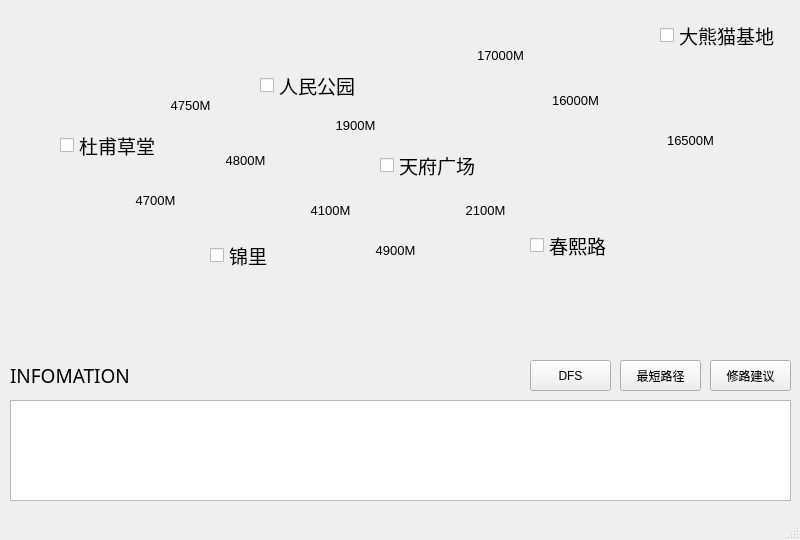
<?xml version="1.0" encoding="UTF-8"?>
<ui version="4.0">
 <class>MainWindow</class>
 <widget class="QMainWindow" name="MainWindow">
  <property name="geometry">
   <rect>
    <x>0</x>
    <y>0</y>
    <width>800</width>
    <height>540</height>
   </rect>
  </property>
  <property name="minimumSize">
   <size>
    <width>800</width>
    <height>540</height>
   </size>
  </property>
  <property name="maximumSize">
   <size>
    <width>800</width>
    <height>540</height>
   </size>
  </property>
  <property name="windowTitle">
   <string>成都景点地图</string>
  </property>
  <property name="layoutDirection">
   <enum>Qt::LeftToRight</enum>
  </property>
  <widget class="QWidget" name="centralwidget">
   <widget class="QTextBrowser" name="textBrowser">
    <property name="geometry">
     <rect>
      <x>10</x>
      <y>400</y>
      <width>781</width>
      <height>101</height>
     </rect>
    </property>
    <property name="minimumSize">
     <size>
      <width>0</width>
      <height>0</height>
     </size>
    </property>
   </widget>
   <widget class="QLabel" name="label">
    <property name="geometry">
     <rect>
      <x>10</x>
      <y>360</y>
      <width>121</width>
      <height>31</height>
     </rect>
    </property>
    <property name="font">
     <font>
      <family>Microsoft JhengHei</family>
      <pointsize>14</pointsize>
     </font>
    </property>
    <property name="text">
     <string>INFOMATION</string>
    </property>
   </widget>
   <widget class="QPushButton" name="DFS">
    <property name="geometry">
     <rect>
      <x>530</x>
      <y>360</y>
      <width>81</width>
      <height>31</height>
     </rect>
    </property>
    <property name="text">
     <string>DFS</string>
    </property>
    <property name="checkable">
     <bool>false</bool>
    </property>
   </widget>
   <widget class="QPushButton" name="ShortestRoad">
    <property name="geometry">
     <rect>
      <x>620</x>
      <y>360</y>
      <width>81</width>
      <height>31</height>
     </rect>
    </property>
    <property name="text">
     <string>最短路径</string>
    </property>
   </widget>
   <widget class="QPushButton" name="Suggestions">
    <property name="geometry">
     <rect>
      <x>710</x>
      <y>360</y>
      <width>81</width>
      <height>31</height>
     </rect>
    </property>
    <property name="text">
     <string>修路建议</string>
    </property>
   </widget>
   <widget class="QCheckBox" name="TianFuSquare">
    <property name="geometry">
     <rect>
      <x>380</x>
      <y>150</y>
      <width>101</width>
      <height>31</height>
     </rect>
    </property>
    <property name="font">
     <font>
      <family>华文中宋</family>
      <pointsize>14</pointsize>
     </font>
    </property>
    <property name="text">
     <string>天府广场</string>
    </property>
   </widget>
   <widget class="QCheckBox" name="PeoplePark">
    <property name="geometry">
     <rect>
      <x>260</x>
      <y>70</y>
      <width>101</width>
      <height>31</height>
     </rect>
    </property>
    <property name="font">
     <font>
      <family>华文中宋</family>
      <pointsize>14</pointsize>
     </font>
    </property>
    <property name="text">
     <string>人民公园</string>
    </property>
   </widget>
   <widget class="QCheckBox" name="JinLi">
    <property name="geometry">
     <rect>
      <x>210</x>
      <y>240</y>
      <width>71</width>
      <height>31</height>
     </rect>
    </property>
    <property name="font">
     <font>
      <family>华文中宋</family>
      <pointsize>14</pointsize>
     </font>
    </property>
    <property name="text">
     <string>锦里</string>
    </property>
   </widget>
   <widget class="QCheckBox" name="ChunXiRoad">
    <property name="geometry">
     <rect>
      <x>530</x>
      <y>230</y>
      <width>101</width>
      <height>31</height>
     </rect>
    </property>
    <property name="font">
     <font>
      <family>华文中宋</family>
      <pointsize>14</pointsize>
     </font>
    </property>
    <property name="text">
     <string>春熙路</string>
    </property>
   </widget>
   <widget class="QCheckBox" name="DuFuCaoTang">
    <property name="geometry">
     <rect>
      <x>60</x>
      <y>130</y>
      <width>101</width>
      <height>31</height>
     </rect>
    </property>
    <property name="font">
     <font>
      <family>华文中宋</family>
      <pointsize>14</pointsize>
     </font>
    </property>
    <property name="text">
     <string>杜甫草堂</string>
    </property>
   </widget>
   <widget class="QCheckBox" name="PandaBase">
    <property name="geometry">
     <rect>
      <x>660</x>
      <y>20</y>
      <width>131</width>
      <height>31</height>
     </rect>
    </property>
    <property name="font">
     <font>
      <family>华文中宋</family>
      <pointsize>14</pointsize>
     </font>
    </property>
    <property name="text">
     <string>大熊猫基地</string>
    </property>
   </widget>
   <widget class="QLabel" name="label_2">
    <property name="geometry">
     <rect>
      <x>120</x>
      <y>150</y>
      <width>251</width>
      <height>21</height>
     </rect>
    </property>
    <property name="font">
     <font>
      <family>Arial</family>
      <pointsize>10</pointsize>
     </font>
    </property>
    <property name="text">
     <string>4800M</string>
    </property>
    <property name="alignment">
     <set>Qt::AlignCenter</set>
    </property>
   </widget>
   <widget class="QLabel" name="label_4">
    <property name="geometry">
     <rect>
      <x>420</x>
      <y>50</y>
      <width>311</width>
      <height>101</height>
     </rect>
    </property>
    <property name="font">
     <font>
      <family>Arial</family>
      <pointsize>10</pointsize>
     </font>
    </property>
    <property name="text">
     <string>16000M</string>
    </property>
    <property name="alignment">
     <set>Qt::AlignCenter</set>
    </property>
   </widget>
   <widget class="QLabel" name="label_6">
    <property name="geometry">
     <rect>
      <x>250</x>
      <y>180</y>
      <width>161</width>
      <height>61</height>
     </rect>
    </property>
    <property name="font">
     <font>
      <family>Arial</family>
      <pointsize>10</pointsize>
     </font>
    </property>
    <property name="text">
     <string>4100M</string>
    </property>
    <property name="alignment">
     <set>Qt::AlignCenter</set>
    </property>
   </widget>
   <widget class="QLabel" name="label_7">
    <property name="geometry">
     <rect>
      <x>270</x>
      <y>240</y>
      <width>251</width>
      <height>20</height>
     </rect>
    </property>
    <property name="font">
     <font>
      <family>Arial</family>
      <pointsize>10</pointsize>
     </font>
    </property>
    <property name="text">
     <string>4900M</string>
    </property>
    <property name="alignment">
     <set>Qt::AlignCenter</set>
    </property>
   </widget>
   <widget class="QLabel" name="label_8">
    <property name="geometry">
     <rect>
      <x>110</x>
      <y>160</y>
      <width>91</width>
      <height>81</height>
     </rect>
    </property>
    <property name="font">
     <font>
      <family>Arial</family>
      <pointsize>10</pointsize>
     </font>
    </property>
    <property name="text">
     <string>4700M</string>
    </property>
    <property name="alignment">
     <set>Qt::AlignCenter</set>
    </property>
   </widget>
   <widget class="QLabel" name="label_9">
    <property name="geometry">
     <rect>
      <x>130</x>
      <y>80</y>
      <width>121</width>
      <height>51</height>
     </rect>
    </property>
    <property name="font">
     <font>
      <family>Arial</family>
      <pointsize>10</pointsize>
     </font>
    </property>
    <property name="text">
     <string>4750M</string>
    </property>
    <property name="alignment">
     <set>Qt::AlignCenter</set>
    </property>
   </widget>
   <widget class="QLabel" name="label_10">
    <property name="geometry">
     <rect>
      <x>310</x>
      <y>90</y>
      <width>91</width>
      <height>71</height>
     </rect>
    </property>
    <property name="font">
     <font>
      <family>Arial</family>
      <pointsize>10</pointsize>
     </font>
    </property>
    <property name="text">
     <string>1900M</string>
    </property>
    <property name="alignment">
     <set>Qt::AlignCenter</set>
    </property>
   </widget>
   <widget class="QLabel" name="label_11">
    <property name="geometry">
     <rect>
      <x>440</x>
      <y>170</y>
      <width>91</width>
      <height>81</height>
     </rect>
    </property>
    <property name="font">
     <font>
      <family>Arial</family>
      <pointsize>10</pointsize>
     </font>
    </property>
    <property name="text">
     <string>2100M</string>
    </property>
    <property name="alignment">
     <set>Qt::AlignCenter</set>
    </property>
   </widget>
   <widget class="QLabel" name="label_12">
    <property name="geometry">
     <rect>
      <x>600</x>
      <y>40</y>
      <width>181</width>
      <height>201</height>
     </rect>
    </property>
    <property name="font">
     <font>
      <family>Arial</family>
      <pointsize>10</pointsize>
     </font>
    </property>
    <property name="text">
     <string>16500M</string>
    </property>
    <property name="alignment">
     <set>Qt::AlignCenter</set>
    </property>
   </widget>
   <widget class="QLabel" name="label_13">
    <property name="geometry">
     <rect>
      <x>360</x>
      <y>10</y>
      <width>281</width>
      <height>91</height>
     </rect>
    </property>
    <property name="font">
     <font>
      <family>Arial</family>
      <pointsize>10</pointsize>
     </font>
    </property>
    <property name="text">
     <string>17000M</string>
    </property>
    <property name="alignment">
     <set>Qt::AlignCenter</set>
    </property>
   </widget>
   <widget class="QLabel" name="label_3">
    <property name="geometry">
     <rect>
      <x>0</x>
      <y>0</y>
      <width>801</width>
      <height>361</height>
     </rect>
    </property>
    <property name="text">
     <string/>
    </property>
   </widget>
   <zorder>label_3</zorder>
   <zorder>textBrowser</zorder>
   <zorder>label</zorder>
   <zorder>DFS</zorder>
   <zorder>ShortestRoad</zorder>
   <zorder>Suggestions</zorder>
   <zorder>TianFuSquare</zorder>
   <zorder>PeoplePark</zorder>
   <zorder>JinLi</zorder>
   <zorder>ChunXiRoad</zorder>
   <zorder>DuFuCaoTang</zorder>
   <zorder>PandaBase</zorder>
   <zorder>label_2</zorder>
   <zorder>label_4</zorder>
   <zorder>label_6</zorder>
   <zorder>label_7</zorder>
   <zorder>label_8</zorder>
   <zorder>label_9</zorder>
   <zorder>label_10</zorder>
   <zorder>label_11</zorder>
   <zorder>label_12</zorder>
   <zorder>label_13</zorder>
  </widget>
  <widget class="QMenuBar" name="menubar">
   <property name="geometry">
    <rect>
     <x>0</x>
     <y>0</y>
     <width>800</width>
     <height>23</height>
    </rect>
   </property>
  </widget>
  <widget class="QStatusBar" name="statusbar"/>
 </widget>
 <resources/>
 <connections/>
</ui>
